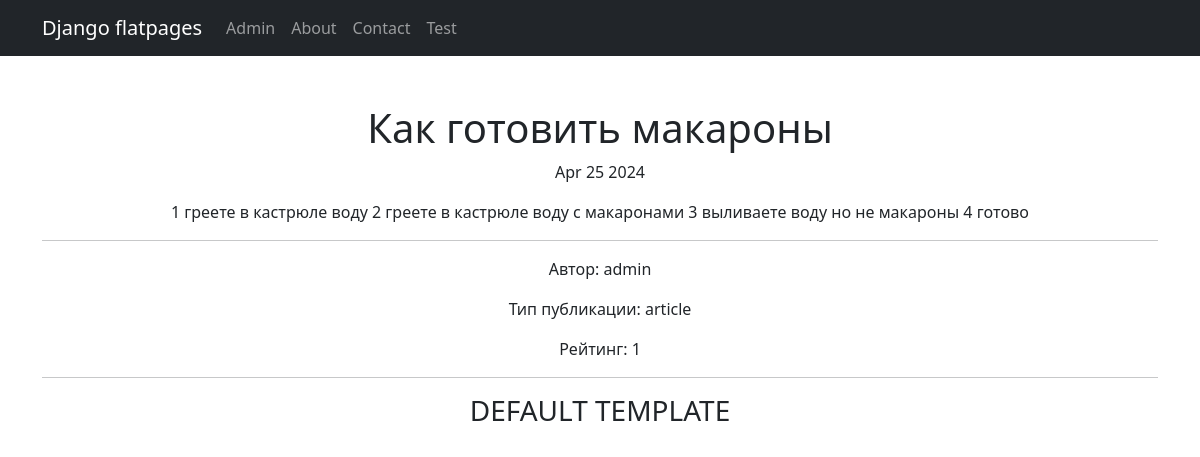
The page /news/2 on the database its author committed.
### news/models.py (models this page shows, shortened)
class Post(models.Model):
    article = 'article'
    news = 'news'
    post_type = [
        (article, 'Статья'),
        (news, 'Новость'),
    ]
    author = models.ForeignKey(Author, on_delete=models.CASCADE)
    type = models.CharField(max_length=255, choices=post_type, default=article)
    date_add = models.DateTimeField(auto_now_add=True)
    category = models.ManyToManyField(Category, through='PostCategory')
    rating = models.IntegerField(default=0)
    title = models.CharField(max_length=255)
    text = models.TextField()

class Author(models.Model):
    user = models.OneToOneField(User, on_delete=models.CASCADE)
    rating = models.IntegerField(default=0)
    def __str__(self):
        return f'{self.user.username}'

### news/views.py (the view)
# urls.py: path('<int:pk>', PostDetail.as_view()),
class PostDetail(DetailView):
    model = Post
    template_name = 'post.html'
    context_object_name = 'post'

### news/templatetags/my_filters.py (called while the page is built)
@register.filter(name='censor')
def censor(value):
    if not isinstance(value, str):
        raise TypeError("Входной аргумент должен быть строкой")
    censored_words = ["попа", "жопа", "какашки"]
    regex_pattern = r"\b(" + "|".join(map(re.escape, censored_words)) + r")\b"
    censored_text = re.sub(regex_pattern, lambda match: match.group()[0] + '*' * (len(match.group()) - 1), value)
    return censored_text

### templates/post.html (shortened to what this page needs)
{% extends 'flatpages/default.html' %}
{% load my_filters %}
{% block content %}
<div>
    <h1>{{ post.title }}</h1>
    <p>{{ post.date_add|date:'M d Y' }}</p>
    <p>{{ post.text|censor }}</p>
    <hr>
    <p>Автор: {{ post.author }}</p>
    <p>Тип публикации: {{ post.type }}</p>
    <p>Рейтинг: {{ post.rating }}</p>
</div>
{% endblock content %}

### rows shown on the page
Post: title "Как готовить макароны", date_add "Apr 25 2024", text|censor "1 греете в кастрюле воду 2 греете в кастрюле воду с макаронами 3 выливаете воду но не макароны 4 готово", author "admin", type "article", rating "1"
